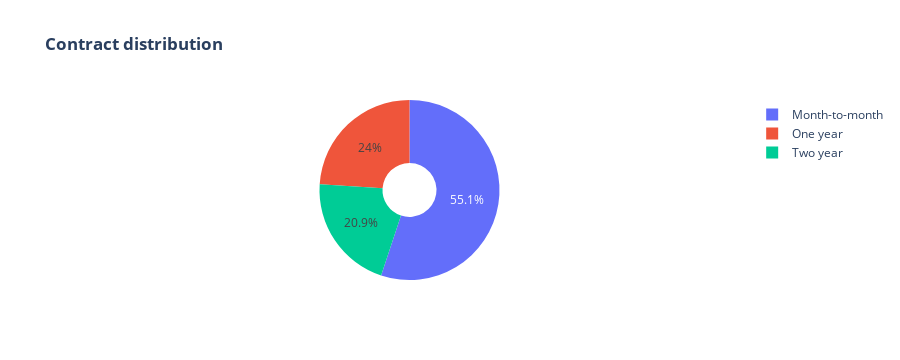

Here is the notebook cell this chart was saved with:
### Markdown cell above
### Kontrak & Churn

### Code cell
labels = df['Contract'].unique()
values = df['Contract'].value_counts()

fig = go.Figure(data=[go.Pie(labels=labels, values=values, hole=.3)])
fig.update_layout(title_text="<b>Contract distribution</b>")
fig.show()

### Figure 1 — Plotly figure (JSON) as saved in the notebook; plotly's stock layout.template omitted (floating-point values rounded to 4 significant figures)
{"data": [{"hole": 0.3, "labels": ["Month-to-month", "One year", "Two year"], "type": "pie", "values": [3875, 1685, 1472]}], "layout": {"height": 360, "title": {"text": "<b>Contract distribution</b>"}}}
